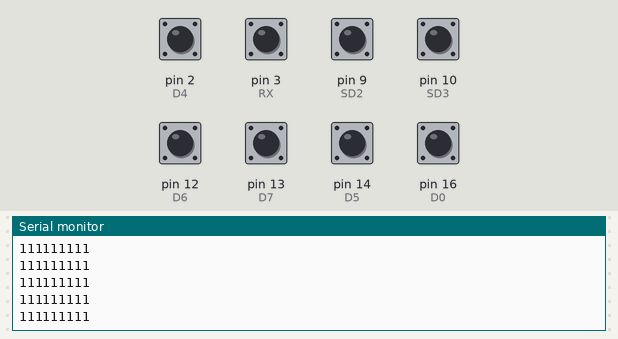
Bench run of a sketch on a simulated Arduino Uno, built with avr-gcc and run on an emulated ATmega328P. Parts: the last lines printed to the serial monitor. Inputs (shaded band) come from the test bench; at power-on: pin 2 (D4), pin 3 (RX), pin 9 (SD2), pin 10 (SD3), pin 12 (D6), pin 13 (D7), pin 14 (D5), pin 16 (D0) HIGH.

Above: at 1.3 s.
1.4 s: pin 2 (D4) pulled LOW for 0.3 s
At 1.68 s:
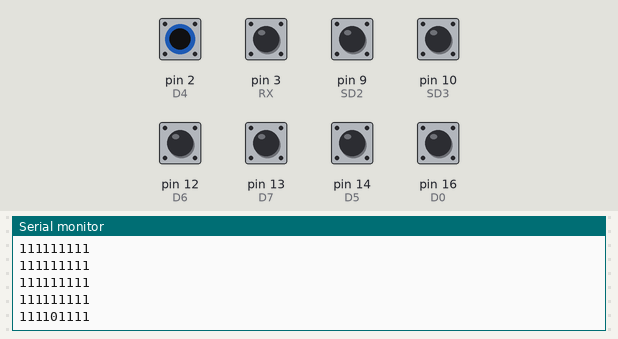
3.2 s: pin 3 (RX) pulled LOW for 0.3 s
At 3.44 s:
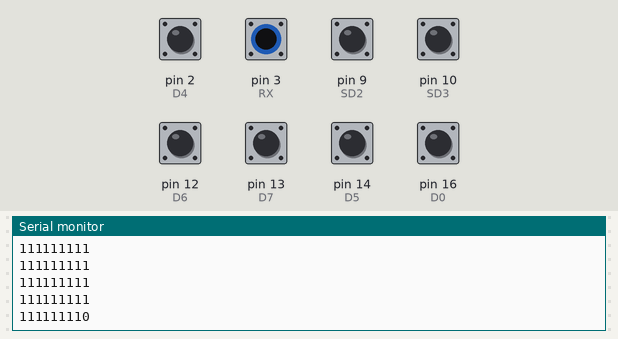
5.0 s: pin 9 (SD2) pulled LOW for 0.3 s
At 5.19 s:
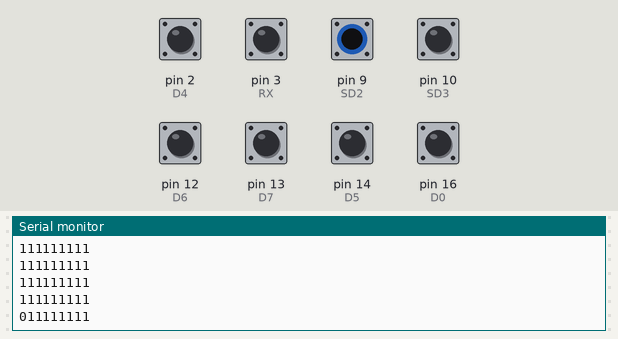
6.8 s: pin 10 (SD3) pulled LOW for 0.3 s
At 7.2 s:
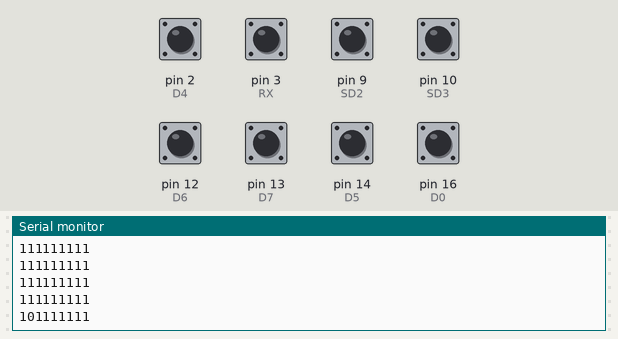
8.6 s: pin 12 (D6) pulled LOW for 0.3 s
At 8.95 s:
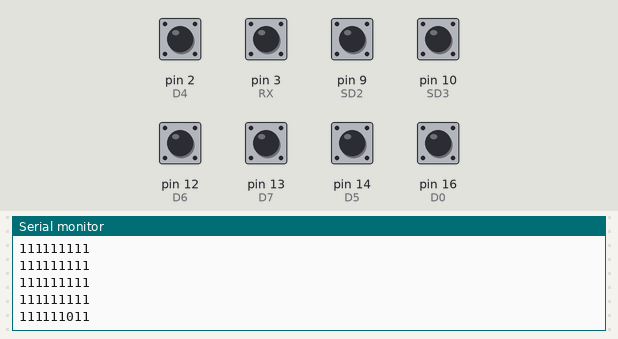
10.4 s: pin 13 (D7) pulled LOW for 0.3 s
At 10.71 s:
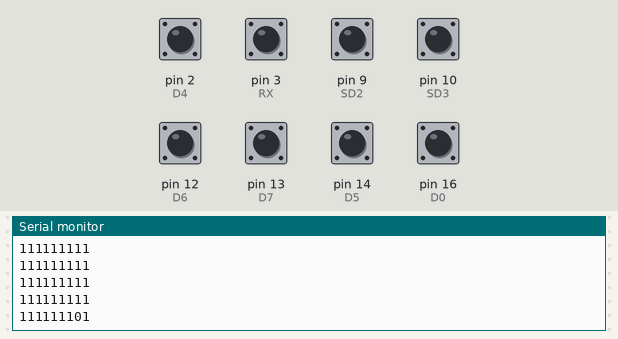
Timing chart, 0 to 13.2 s (numbered marks = the images above; inputs shaded):
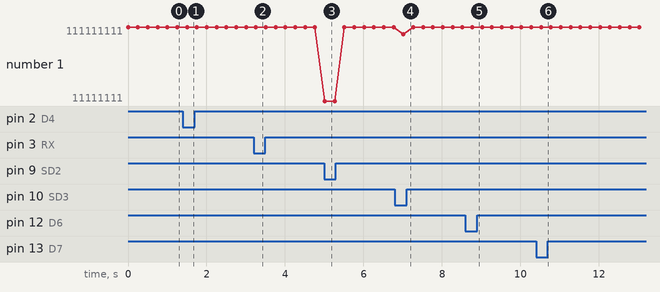

Measured:
- after the input at 1.4 s, the serial monitor: prints a new line after 0.10 s (image 1)
- after the input at 3.2 s, the serial monitor: prints a new line after 0.06 s (image 2)
- after the input at 5.0 s, the serial monitor: prints a new line at once (image 3)
- after the input at 6.8 s, the serial monitor: prints a new line after 0.22 s (image 4)
- after the input at 8.6 s, the serial monitor: prints a new line after 0.17 s (image 5)
- after the input at 10.4 s, the serial monitor: prints a new line after 0.13 s (image 6)

The sketch:

define_pinout_nodeMcu.ino
```cpp
#define SD2 9
#define SD3 10
#define D0   16
#define D3  0
#define D4  2
#define D5  14
#define D6  12
#define D7  13
#define D8  15
#define RX  3
#define TX  1

void setup() {
  // put your setup code here, to run once:
  Serial.begin(74880);
pinMode(SD2, INPUT_PULLUP);// trava o node mcu
pinMode(SD3, INPUT_PULLUP);// ok
pinMode(D0, INPUT_PULLUP); //internal pull up não funcina
pinMode(D3, INPUT_PULLUP); // ok
pinMode(D4, INPUT_PULLUP); // ok
pinMode(D5, INPUT_PULLUP); // ok
pinMode(D6, INPUT_PULLUP); // ok
pinMode(D7, INPUT_PULLUP); // ok
//pinMode(D8, INPUT_PULLUP); // trava
pinMode(RX, INPUT_PULLUP); // ok
//pinMode(TX, INPUT_PULLUP);
}

void loop() {
  // put your main code here, to run repeatedly:
Serial.print(digitalRead(SD2));
Serial.print(digitalRead(SD3));
Serial.print(digitalRead( D0));
Serial.print(digitalRead( D3));
Serial.print(digitalRead( D4));
Serial.print(digitalRead( D5));
Serial.print(digitalRead( D6));
Serial.print(digitalRead( D7));
//Serial.print(digitalRead( D8));
Serial.println(digitalRead( RX));
//Serial.println(digitalRead( TX));

delay(250);
}
```
